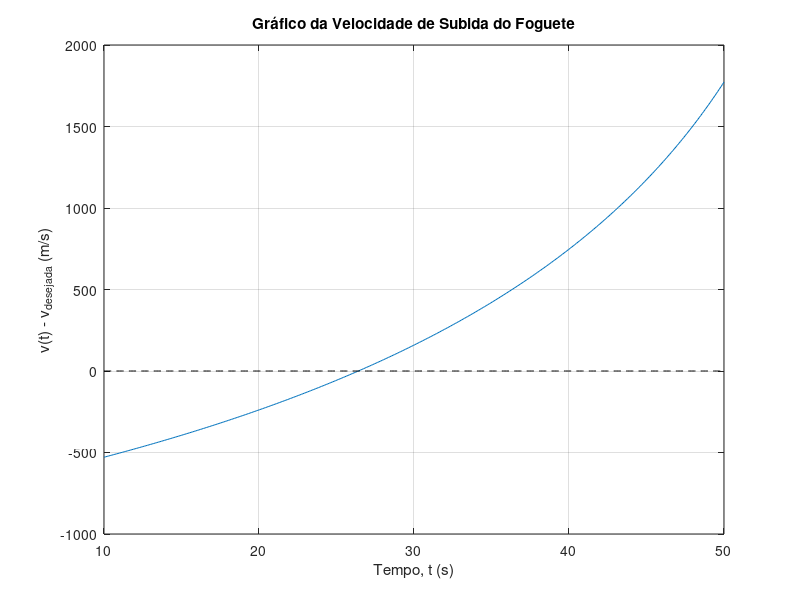

Source code (MATLAB):
function plot_velocidade_subida()
    % Parâmetros do foguete
    u = 1800; % velocidade de expulsão do combustível (m/s)
    m = 160000; % massa inicial do foguete (kg)
    q = 2600; % taxa de consumo de combustível (kg/s)
    g = 9.81; % aceleração da gravidade (m/s^2)
    v_desejada = 750; % velocidade desejada (m/s)

    % Função para calcular a velocidade de subida do foguete
    velocidade_subida = @(t) u * log(m / (m - q * t)) - g * t;

    % Valores de t para plotagem
    t_values = linspace(10, 50, 400);
    v_values = arrayfun(velocidade_subida, t_values) - v_desejada;

    % Criando o gráfico
    figure;
    plot(t_values, v_values);
    title('Gráfico da Velocidade de Subida do Foguete');
    xlabel('Tempo, t (s)');
    ylabel('v(t) - v_{desejada} (m/s)');
    grid on;
    hold on;
    % Linha y = 0 para referência
    plot(t_values, zeros(size(t_values)), '--k');
    hold off;
end
